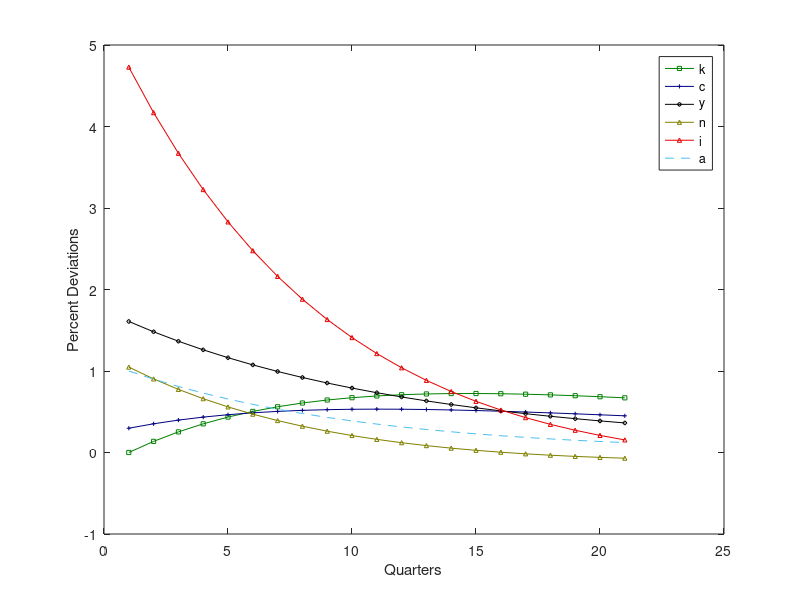
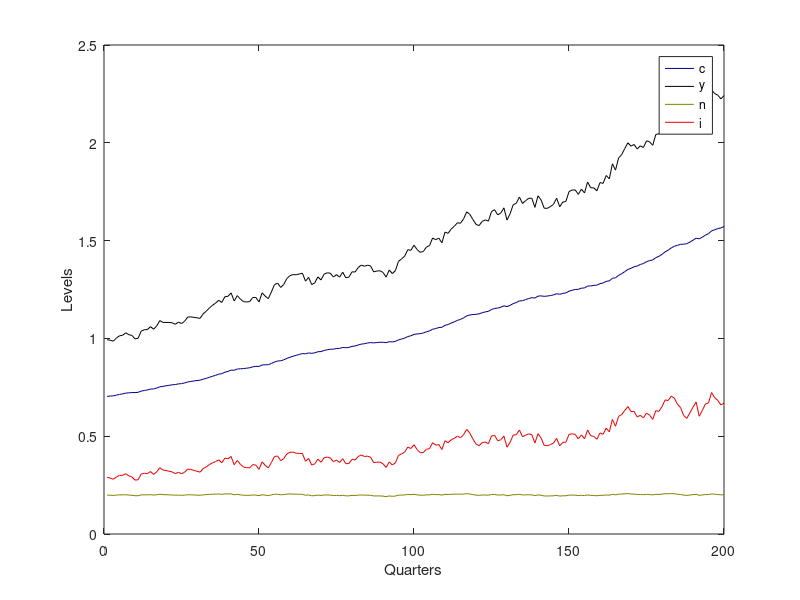

Here is the MATLAB script that generated these plots, in order: (Note: this script raises an error after producing the figures.)
 % CH2 Solving the real business cycle model
 %
 % ECON 6140, Karel Mertens, Cornell University
 %%%%%%%%%%%%%%%%%%%%%%%%%%%%%%%%%%%%%%%%%%%%%%%%%%%%
 clear all;
 close all;
 
 % Utility function: u(C,L)=log(C)+thetal*log (L)
 % Production function Y = AK^(1-alpha) (XN)^alpha

 % The Euler conditions are:
 
 %  1/C(t) = beta*gammax^(1-sigma)E_t[1 /C(t+1) * ((1-alpha)* A(t+1)(N(t+1)/K(t+1))^alpha+1-\delta)] 
 %  alpha * A(t)(K(t)/N(t))^(1-alpha) / C(t) = thetal/(1-N(t))
 %  C(t) + gammax*K(t+1)-(1-delta)K(t) = A(t)*K(t)^(1-alpha)*N(t)^(alpha)
  
 % Parameter values
 alfa   = 0.58;
 betas  = 0.988;
 delta  = 0.025;
 gammax = 1.004;
 yss    = 1;    % Output is normalized to 1
 nss    = 0.20; % Steady state hours are 0.20
 rho    = 0.9;
 
 % Steady state capital, consumption and investment:
 kss    = (1-alfa)*yss/(gammax/betas-1+delta);
 iss    = (delta+gammax-1)*kss;
 css    = yss-iss;
 
 % Note: the implied values of A and thetal are
 A      = yss/kss^(1-alfa)/nss^alfa;
 thetal = alfa * yss/nss/css*(1-nss);
 
 % Model Solution
 W1 = [(1-betas/gammax*(1-delta))*(alfa*(1-alfa)/(nss/(1-nss)+1-alfa)-alfa)...
      (1-betas/gammax*(1-delta))*(1+alfa/(nss/(1-nss)+1-alfa))...
      -1-(1-betas/gammax*(1-delta))*alfa/(nss/(1-nss)+1-alfa);
      0 1 0;
      -iss/yss*gammax/(delta+gammax-1) 0 0];
 W2 = [0 0 -1;
       0 rho 0;
       -(1-alfa+iss/yss*(1-delta)/(delta+gammax-1))-alfa*(1-alfa)/(nss/(1-nss)+1-alfa)...
       -1- alfa/(nss/(1-nss)+1-alfa)...
       css/yss+ alfa/(nss/(1-nss)+1-alfa)];
 W = inv(W1)*W2;
 
 phi21 = (-(W(1,1)-W(3,3))-sqrt((W(1,1)-W(3,3))^2+4*W(1,3)*W(3,1)))/2/W(1,3);
 phi11 = W(1,1) + W(1,3)*phi21;
 phi22 = (W(3,2)-phi21*W(1,2))/(phi21*W(1,3)+rho-W(3,3));
 phi12 = W(1,2)+W(1,3)*phi22;
 
 % Let s = [k a] and z = [y c i n]
 
 G = [phi11 phi12;
      0     rho];
  
 H = [1-alfa+alfa*(nss/(1-nss)+1-alfa)^(-1)*(-phi21+(1-alfa))...
      1 + alfa*(nss/(1-nss)+1-alfa)^(-1)*(1-phi22);
     phi21          phi22;
     gammax/(delta+gammax-1)*phi11-(1-delta)/(delta+gammax-1) gammax/(delta+gammax-1)*phi12;
     (nss/(1-nss)+1-alfa)^(-1)*(-phi21+(1-alfa)) (nss/(1-nss)+1-alfa)^(-1)*(1-phi22)];
 
%% Impulse responses
 s(:,1) = [0;1];
 x(1,1) =  1;
 for i=1:20
 s(:,i+1) = G*s(:,i);
 x(i+1,1) = gammax*x(i,1);
 end
 
 z = (H*s)';
 s = s';
 
 % Plot Impulse Responses
 plot(s(:,1),'-s','MarkerSize',3,'Color',[0,0.5,0])
 hold on 
 plot(z(:,2),'-+','MarkerSize',3,'Color',[0,0,0.5])
 hold on 
 plot(z(:,1),'-d','MarkerSize',3,'Color',[0,0,0])
 hold on 
 plot(z(:,4),'-^','MarkerSize',3,'Color',[0.5, 0.5, 0])
 hold on 
 plot(z(:,3),'-^','MarkerSize',3,'Color',[0.9, 0, 0])
 hold on
 plot(s(:,2),'--','MarkerSize',3)
 hold on 
 ylabel('Percent Deviations')
 xlabel('Quarters')
 hold off
 legend('k','c','y','n','i','a')
 saveas(gcf,'rbcmodelgraph1','psc2')
%% Simulated Time Series
 clear s z
 sigmae = 0.01;
 e      = sigmae*randn(10000,1);
 s(:,1) = [0 e(1)];
 x(1,1) =  1;
 for i=1:length(e)
 s(:,i+1) = G*s(:,i)+[0;1]*e(i);
 x(i+1,1) = gammax*x(i,1);
 end
 z = (H*s)';
 s = s';
 
 sim_y_series = yss*exp(z(1:200,1)).*x(1:200);
 sim_c_series = css*exp(z(1:200,2)).*x(1:200);
 sim_n_series = nss*exp(z(1:200,4));
 sim_k_series = (sim_y_series ./ (x(1:200) .* sim_n_series).^alfa).^(1-alfa);
 sim_wage_2 = sim_c_series + nss/(1-nss) * sim_n_series;
 sim_a_series = A * exp(s(1:200,2));
 solow_residual = log(sim_a_series) + alfa*log(x(1:200));
 %% Plot simulated series
 plot(sim_c_series,'MarkerSize',3,'Color',[0,0,0.5])
 hold on 
 plot(sim_y_series,'MarkerSize',3,'Color',[0,0,0])
 hold on 
 plot(sim_n_series,'MarkerSize',3,'Color',[0.5, 0.5, 0])
 hold on 
 plot(iss*exp(z(1:200,3)).*x(1:200),'MarkerSize',3,'Color',[0.9, 0, 0])
 ylabel('Levels')
 xlabel('Quarters')
 hold off
 legend('c','y','n','i')
 saveas(gcf,'rbcmodelgraph2','psc2')
 close all
 
%% Compute Population Moments Analytically
 [m,m] = size(G);
 Sigmae = [0 0; 0 sigmae^2];
 % Var matrix of the states
 Sigmas = reshape(inv(eye(m^2)-kron(G,G))*Sigmae(:),2,2);
 % Var matrix of the variables of interest
Sigmaz = H*Sigmas*H';

sdzLT = sqrt(diag(Sigmaz));     % standard deviations
corLT =  Sigmaz./(sqrt(diag(Sigmaz))*sqrt(diag(Sigmaz))'); % cross-correlations
autocovLT =   H*G*Sigmas*H';
autocorrLT =   autocovLT./(sqrt(diag(Sigmaz))*sqrt(diag(Sigmaz))'); %auto-correlations

%% Compute Population Moments by simulation and hp-filtering
for j = 1:10000/200
 v = cov([(log(yss*exp(z(1+(j-1)*200:j*200,1)).*x(1+(j-1)*200:j*200,:))...
     -hpfilter(log(yss*exp(z(1+(j-1)*200:j*200,1)).*x(1+(j-1)*200:j*200,:)),1600)),...
    (log(css*exp(z(1+(j-1)*200:j*200,2)).*x(1+(j-1)*200:j*200,:))...
    -hpfilter(log(css*exp(z(1+(j-1)*200:j*200,2)).*x(1+(j-1)*200:j*200,:)),1600)),...
    (log(nss*exp(z(1+(j-1)*200:j*200,4)))-hpfilter(log(nss*exp(z(1+(j-1)*200:j*200,4))),1600)),...
    (log(iss*exp(z(1+(j-1)*200:j*200,3)).*x(1+(j-1)*200:j*200,:))...
    -hpfilter(log(iss*exp(z(1+(j-1)*200:j*200,3)).*x(1+(j-1)*200:j*200,:)),1600))]);
sdzhp(:,j) = v(:);
z_1 = log(yss*exp(z(2+(j-1)*200:j*200,1)).*x(2+(j-1)*200:j*200,:));
z_2 = log(yss*exp(z(1+(j-1)*200:j*200-1,1)).*x(1+(j-1)*200:j*200-1,:));
acy(:,j) = corr((z_1-hpfilter(z_1, 1600)), (z_2 - hpfilter(z_2, 1600)));
end
V = reshape(mean(sdzhp')',4,4);

sdzHP=sqrt(diag(V)); % standard deviations
corHP =  V./(sqrt(diag(V))*sqrt(diag(V))'); % cross-correlations
autocorrHPy = mean(acy); % auto-correlation of output